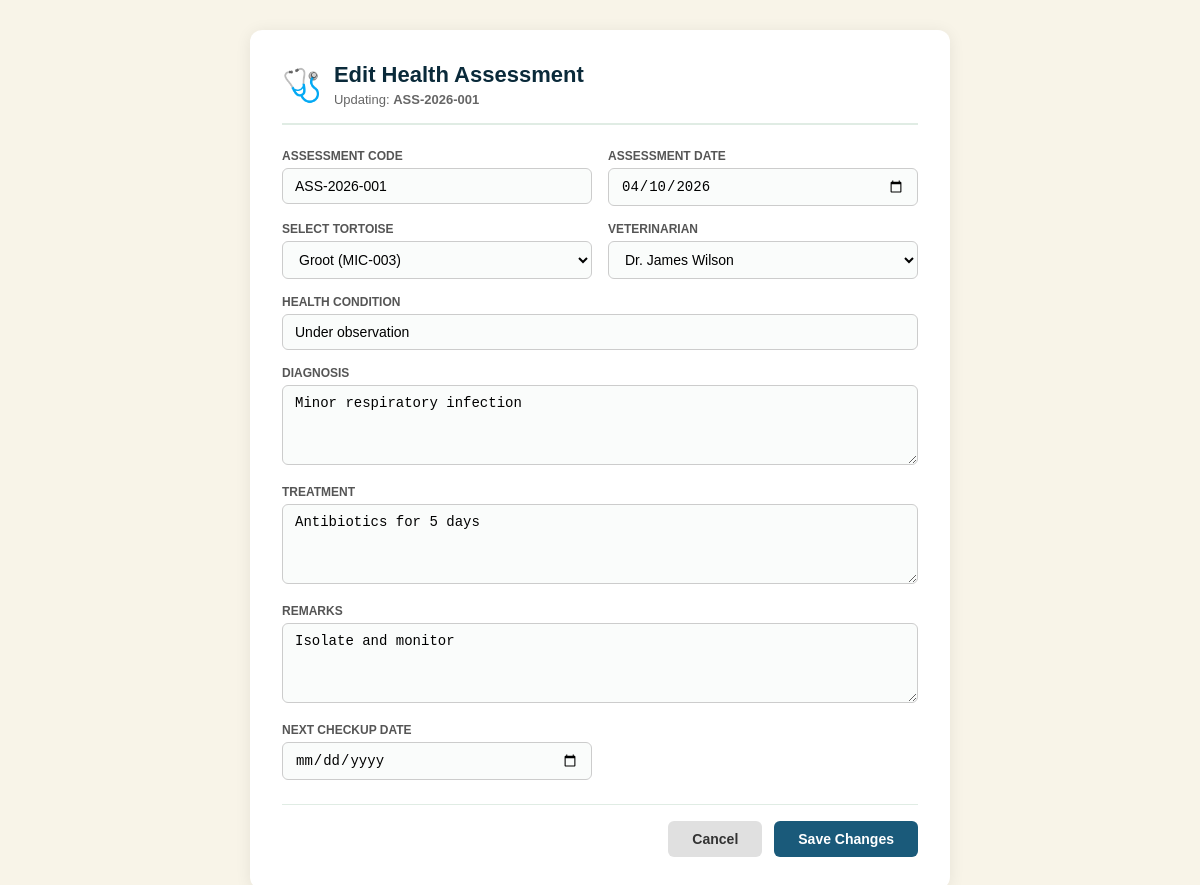
/backEnd/process/edit_health_assessment.php?id=1, run on the app's committed database.
### tables this page shows
CREATE TABLE `health_assessments` (
  `assessment_id`     int(11)      NOT NULL AUTO_INCREMENT,
  `assessment_code`   varchar(50)  NOT NULL,
  `assessment_date`   date         NOT NULL,
  `tortoise_id`       int(11)      NOT NULL,
  `vet_id`            int(11)      DEFAULT NULL,
  `health_condition`  varchar(100) DEFAULT NULL,
  `diagnosis`         text         DEFAULT NULL,
  `treatment`         text         DEFAULT NULL,
  `remarks`           text         DEFAULT NULL,
  `next_checkup_date` date         DEFAULT NULL,
  `created_at`        timestamp    NOT NULL DEFAULT current_timestamp(),
  PRIMARY KEY (`assessment_id`),
  KEY `vet_id`               (`vet_id`),
  KEY `idx_health_tortoise`  (`tortoise_id`),
  CONSTRAINT `health_assessments_ibfk_1` FOREIGN KEY (`tortoise_id`) REFERENCES `tortoises` (`tortoise_id`) ON DELETE CASCADE,
  CONSTRAINT `health_assessments_ibfk_2` FOREIGN KEY (`vet_id`)      REFERENCES `staff`     (`staff_id`)
);

CREATE TABLE `tortoises` (
  `tortoise_id`        int(11)      NOT NULL AUTO_INCREMENT,
  `microchip_id`       varchar(50)  DEFAULT NULL,
  `name`               varchar(100) DEFAULT NULL,
  `species_id`         int(11)      NOT NULL,
  `sex`                enum('Male','Female','Unknown') DEFAULT 'Unknown',
  `date_of_birth`      date         DEFAULT NULL,
  `estimated_age_years` int(11)     DEFAULT NULL,
  `weight_grams`       decimal(8,2) DEFAULT NULL,
  `health_status`      enum('Healthy','Under observation','Recovering','Critical','Minor injury') DEFAULT 'Healthy',
  `enclosure_id`       int(11)      DEFAULT NULL,
  `acquisition_date`   date         DEFAULT NULL,
  `acquisition_source` enum('Wild','Rescue','Donation','Bred in captivity') DEFAULT 'Bred in captivity',
  `notes`              text         DEFAULT NULL,
  `created_at`         timestamp    NOT NULL DEFAULT current_timestamp(),
  `updated_at`         timestamp    NOT NULL DEFAULT current_timestamp() ON UPDATE current_timestamp(),
  PRIMARY KEY (`tortoise_id`),
  UNIQUE KEY `microchip_id` (`microchip_id`),
  KEY `idx_tortoise_species` (`species_id`),
  KEY `idx_tortoise_enclosure` (`enclosure_id`),
  CONSTRAINT `tortoises_ibfk_1` FOREIGN KEY (`species_id`)   REFERENCES `species`    (`species_id`),
  CONSTRAINT `tortoises_ibfk_2` FOREIGN KEY (`enclosure_id`) REFERENCES `enclosures` (`enclosure_id`) ON DELETE SET NULL
);

CREATE TABLE `staff` (
  `staff_id`      int(11)      NOT NULL AUTO_INCREMENT,
  `username`      varchar(50)  NOT NULL,
  `password_hash` varchar(255) NOT NULL,
  `full_name`     varchar(100) NOT NULL,
  `role`          enum('breeding_officer','caretaker','collecting_officer','feeder',
                       'iot_tech','supervisor','veterinarian') NOT NULL,
  `phone`         varchar(20)  DEFAULT NULL,
  `email`         varchar(100) DEFAULT NULL,
  `shift`         varchar(20)  DEFAULT NULL,
  `assigned_zone` varchar(50)  DEFAULT NULL,
  `hire_date`     date         DEFAULT NULL,
  `status`        enum('active','inactive') DEFAULT 'active',
  `created_at`    timestamp    NOT NULL DEFAULT current_timestamp(),
  PRIMARY KEY (`staff_id`),
  UNIQUE KEY `username` (`username`)
);

### backEnd/process/edit_health_assessment.php (the view, shortened to what this page needs)
<?php
require_once '../config/db.php';
$id = (int)($_GET['id'] ?? 0);
$stmt = $conn->prepare("SELECT * FROM health_assessments WHERE assessment_id = ?");
$stmt->bind_param("i", $id);
$stmt->execute();
$row = $stmt->get_result()->fetch_assoc();
$tortoise_list = $conn->query("SELECT tortoise_id, microchip_id, name FROM tortoises ORDER BY name");
$vet_list      = $conn->query("SELECT staff_id, full_name FROM staff WHERE role = 'veterinarian'");
?>
<!DOCTYPE html>
<html>
<head>
</head>
<body>
<div class="card">
    <div class="card-header">
        <div style="font-size:32px">🩺</div>
        <div>
            <h1>Edit Health Assessment</h1>
            <p>Updating: <strong><?= htmlspecialchars($row['assessment_code']) ?></strong></p>
        </div>
    </div>
    <form method="POST" action="edit_health_assessment.php">
        <div class="form-grid">
            <div>
                <label>Assessment Code</label>
                <input type="text" name="assessment_code" value="<?= htmlspecialchars($row['assessment_code']) ?>" required>
            </div>
            <div>
                <label>Assessment Date</label>
                <input type="date" name="assessment_date" value="<?= $row['assessment_date'] ?>" required>
            </div>
            <div>
                <label>Select Tortoise</label>
                <select name="tortoise_id" required>
                    <?php while($t = $tortoise_list->fetch_assoc()): ?>
                    <option value="<?= $t['tortoise_id'] ?>" <?= ($t['tortoise_id'] == $row['tortoise_id']) ? 'selected' : '' ?>>
                        <?= htmlspecialchars($t['name']) ?> (<?= $t['microchip_id'] ?>)
                    </option>
                    <?php endwhile; ?>
                </select>
            </div>
            <div>
                <label>Veterinarian</label>
                <select name="vet_id">
                    <?php while($v = $vet_list->fetch_assoc()): ?>
                    <option value="<?= $v['staff_id'] ?>" <?= ($v['staff_id'] == $row['vet_id']) ? 'selected' : '' ?>>
                        <?= htmlspecialchars($v['full_name']) ?>
                    </option>
                    <?php endwhile; ?>
                </select>
            </div>
            <div class="full">
                <label>Health Condition</label>
                <input type="text" name="health_condition" value="<?= htmlspecialchars($row['health_condition'] ?? '') ?>">
            </div>
            <div class="full">
                <label>Diagnosis</label>
                <textarea name="diagnosis"><?= htmlspecialchars($row['diagnosis'] ?? '') ?></textarea>
            </div>
            <div class="full">
                <label>Treatment</label>
                <textarea name="treatment"><?= htmlspecialchars($row['treatment'] ?? '') ?></textarea>
            </div>
            <div class="full">
                <label>Remarks</label>
                <textarea name="remarks"><?= htmlspecialchars($row['remarks'] ?? '') ?></textarea>
            </div>
            <div>
                <label>Next Checkup Date</label>
                <input type="date" name="next_checkup_date" value="<?= $row['next_checkup_date'] ?? '' ?>">
            </div>
        </div>
        <div class="actions">
            <a href="../pages/veterenian.php" class="btn btn-cancel">Cancel</a>
            <button type="submit" class="btn btn-save">Save Changes</button>
        </div>
    </form>
</div>
</body>
</html>

### backEnd/process/edit_health_assessment.php (style rules this page uses)
* { box-sizing: border-box; margin: 0; padding: 0; }
body { background: #f8f4e8; font-family: Arial, sans-serif; display: flex; justify-content: center; padding: 30px 16px; }
.card { background: white; border-radius: 12px; padding: 32px; width: 100%; max-width: 700px; box-shadow: 0 2px 16px rgba(0,0,0,.08); }
.card-header { display: flex; align-items: center; gap: 12px; margin-bottom: 24px; padding-bottom: 16px; border-bottom: 2px solid #e0ece4; }
.card-header h1 { font-size: 22px; color: #0a2a3a; }
.card-header p { font-size: 13px; color: #666; margin-top: 4px; }
.form-grid { display: grid; grid-template-columns: 1fr 1fr; gap: 16px; }
.full { grid-column: 1 / -1; }
label { display: block; font-size: 12px; font-weight: 700; color: #555; text-transform: uppercase; margin-bottom: 5px; }
input, select, textarea { width: 100%; padding: 9px 12px; border: 1.5px solid #ccc; border-radius: 6px; font-size: 14px; background: #fafcfb; }
textarea { min-height: 80px; resize: vertical; }
.actions { display: flex; justify-content: flex-end; gap: 12px; margin-top: 24px; padding-top: 16px; border-top: 1px solid #e0ece4; }
.btn { padding: 10px 24px; border-radius: 6px; font-size: 14px; font-weight: 600; cursor: pointer; border: none; text-decoration: none; display: inline-block; }
.btn-cancel { background: #e0e0e0; color: #333; }
.btn-save { background: #1a5a7a; color: white; }

### data on the page
health_assessments: assessment_code "ASS-2026-001", assessment_date "04/10/2026", tortoise_id "Groot (MIC-003)", vet_id "Dr. James Wilson", health_condition "Under observation", diagnosis "Minor respiratory infection", treatment "Antibiotics for 5 days", remarks "Isolate and monitor"
